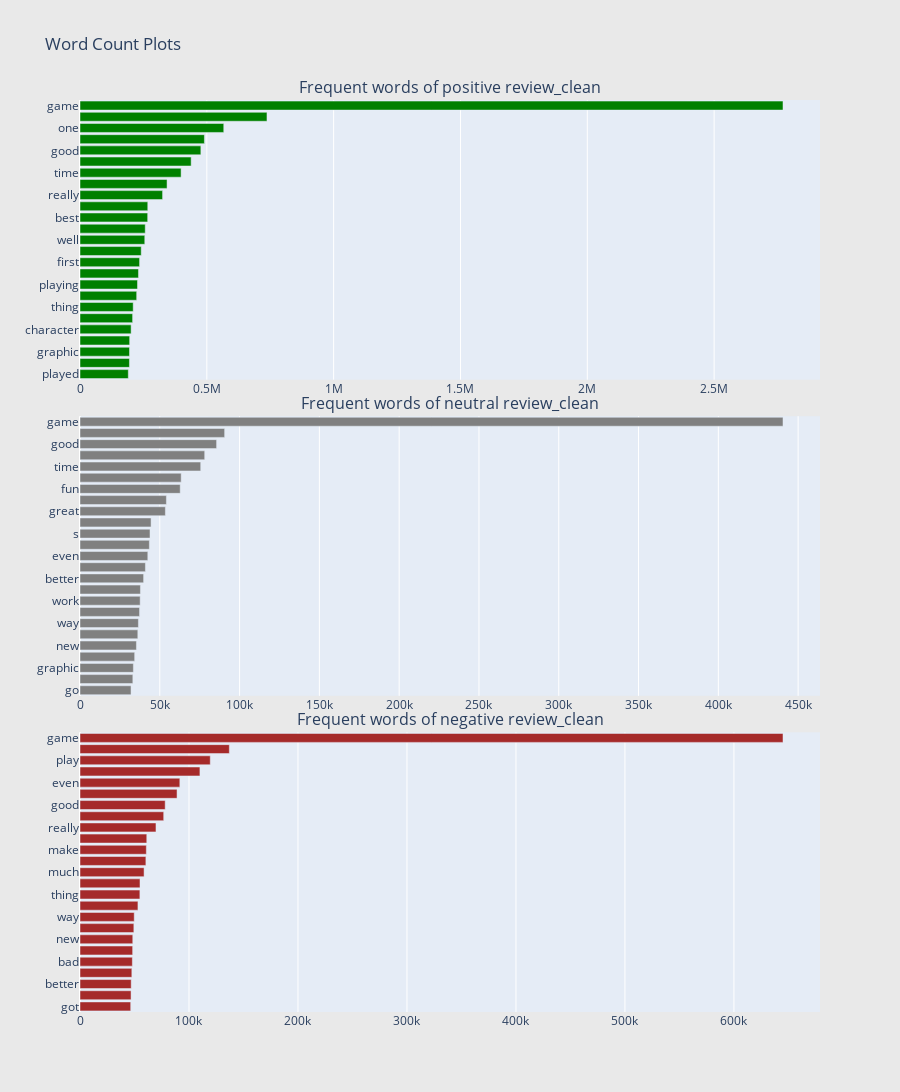

Notebook source saved alongside this figure:
### Markdown cell above
# Single Word Plots

### Code cell
SINGLE_NUM_SENT = 1

# For Positive Reivews Get the bar chart from negative review_clean ##
fd_sorted = return_sorted_df_by_word_count_and_word(review_pos, SINGLE_NUM_SENT)
trace0 = horizontal_bar_chart(fd_sorted.head(25), 'green')

# Repeat for Neutral Reviews
fd_sorted = return_sorted_df_by_word_count_and_word(review_neu, SINGLE_NUM_SENT)
trace1 = horizontal_bar_chart(fd_sorted.head(25), 'grey')

# Repeat for Negative Reviews
fd_sorted = return_sorted_df_by_word_count_and_word(review_neg, SINGLE_NUM_SENT)
trace2 = horizontal_bar_chart(fd_sorted.head(25), 'brown')

# Creating Subplots
fig = tools.make_subplots(
    rows=3, cols=1, vertical_spacing=0.04,
    subplot_titles=[
        "Frequent words of positive review_clean",
        "Frequent words of neutral review_clean",
        "Frequent words of negative review_clean"
    ]
)

fig.append_trace(trace0, 1, 1)
fig.append_trace(trace1, 2, 1)
fig.append_trace(trace2, 3, 1)

fig['layout'].update(height=1200, width=900, paper_bgcolor='rgb(233,233,233)', title="Word Count Plots")

iplot(fig, filename='word-plots')

### Figure 1 — Plotly figure (JSON) as saved in the notebook; plotly's stock layout.template omitted (floating-point values rounded to 4 significant figures)
{"data": [{"marker": {"color": "green"}, "orientation": "h", "showlegend": false, "type": "bar", "x": [190419, 194906, 195148, 195826, 201526, 207430, 209697, 223451, 226660, 230540, 234898, 241347, 255400, 257210, 266838, 267174, 325564, 343212, 398598, 438203, 476472, 490533, 566762, 737180, 2771560], "xaxis": "x", "y": ["played", "better", "graphic", "still", "character", "work", "thing", "even", "playing", "make", "first", "new", "well", "s", "best", "much", "really", "love", "time", "fun", "good", "play", "one", "great", "game"], "yaxis": "y"}, {"marker": {"color": "grey"}, "orientation": "h", "showlegend": false, "type": "bar", "x": [31984, 33114, 33441, 34258, 35362, 36232, 36594, 37317, 37696, 37865, 39862, 40988, 42493, 43466, 43870, 44536, 53503, 54140, 62793, 63400, 75639, 78139, 85596, 90637, 440525], "xaxis": "x2", "y": ["go", "story", "graphic", "playing", "new", "still", "way", "well", "work", "character", "better", "thing", "even", "make", "s", "first", "great", "much", "fun", "really", "time", "play", "good", "one", "game"], "yaxis": "y2"}, {"marker": {"color": "brown"}, "orientation": "h", "showlegend": false, "type": "bar", "x": [46510, 46841, 46964, 47568, 48036, 48305, 48416, 49407, 49747, 53165, 54940, 55055, 58790, 60450, 60870, 61259, 69714, 76786, 78156, 89036, 91601, 110043, 119503, 137020, 645019], "xaxis": "x3", "y": ["got", "go", "better", "great", "bad", "back", "new", "fun", "way", "controller", "thing", "s", "much", "money", "make", "first", "really", "buy", "good", "work", "even", "time", "play", "one", "game"], "yaxis": "y3"}], "layout": {"annotations": [{"font": {"size": 16}, "showarrow": false, "text": "Frequent words of positive review_clean", "x": 0.5, "xanchor": "center", "xref": "paper", "y": 1, "yanchor": "bottom", "yref": "paper"}, {"font": {"size": 16}, "showarrow": false, "text": "Frequent words of neutral review_clean", "x": 0.5, "xanchor": "center", "xref": "paper", "y": 0.6533, "yanchor": "bottom", "yref": "paper"}, {"font": {"size": 16}, "showarrow": false, "text": "Frequent words of negative review_clean", "x": 0.5, "xanchor": "center", "xref": "paper", "y": 0.3067, "yanchor": "bottom", "yref": "paper"}], "height": 1200, "paper_bgcolor": "rgb(233,233,233)", "title": {"text": "Word Count Plots"}, "width": 900, "xaxis": {"anchor": "y", "domain": [0, 1]}, "xaxis2": {"anchor": "y2", "domain": [0, 1]}, "xaxis3": {"anchor": "y3", "domain": [0, 1]}, "yaxis": {"anchor": "x", "domain": [0.6933, 1]}, "yaxis2": {"anchor": "x2", "domain": [0.3467, 0.6533]}, "yaxis3": {"anchor": "x3", "domain": [0, 0.3067]}}}
